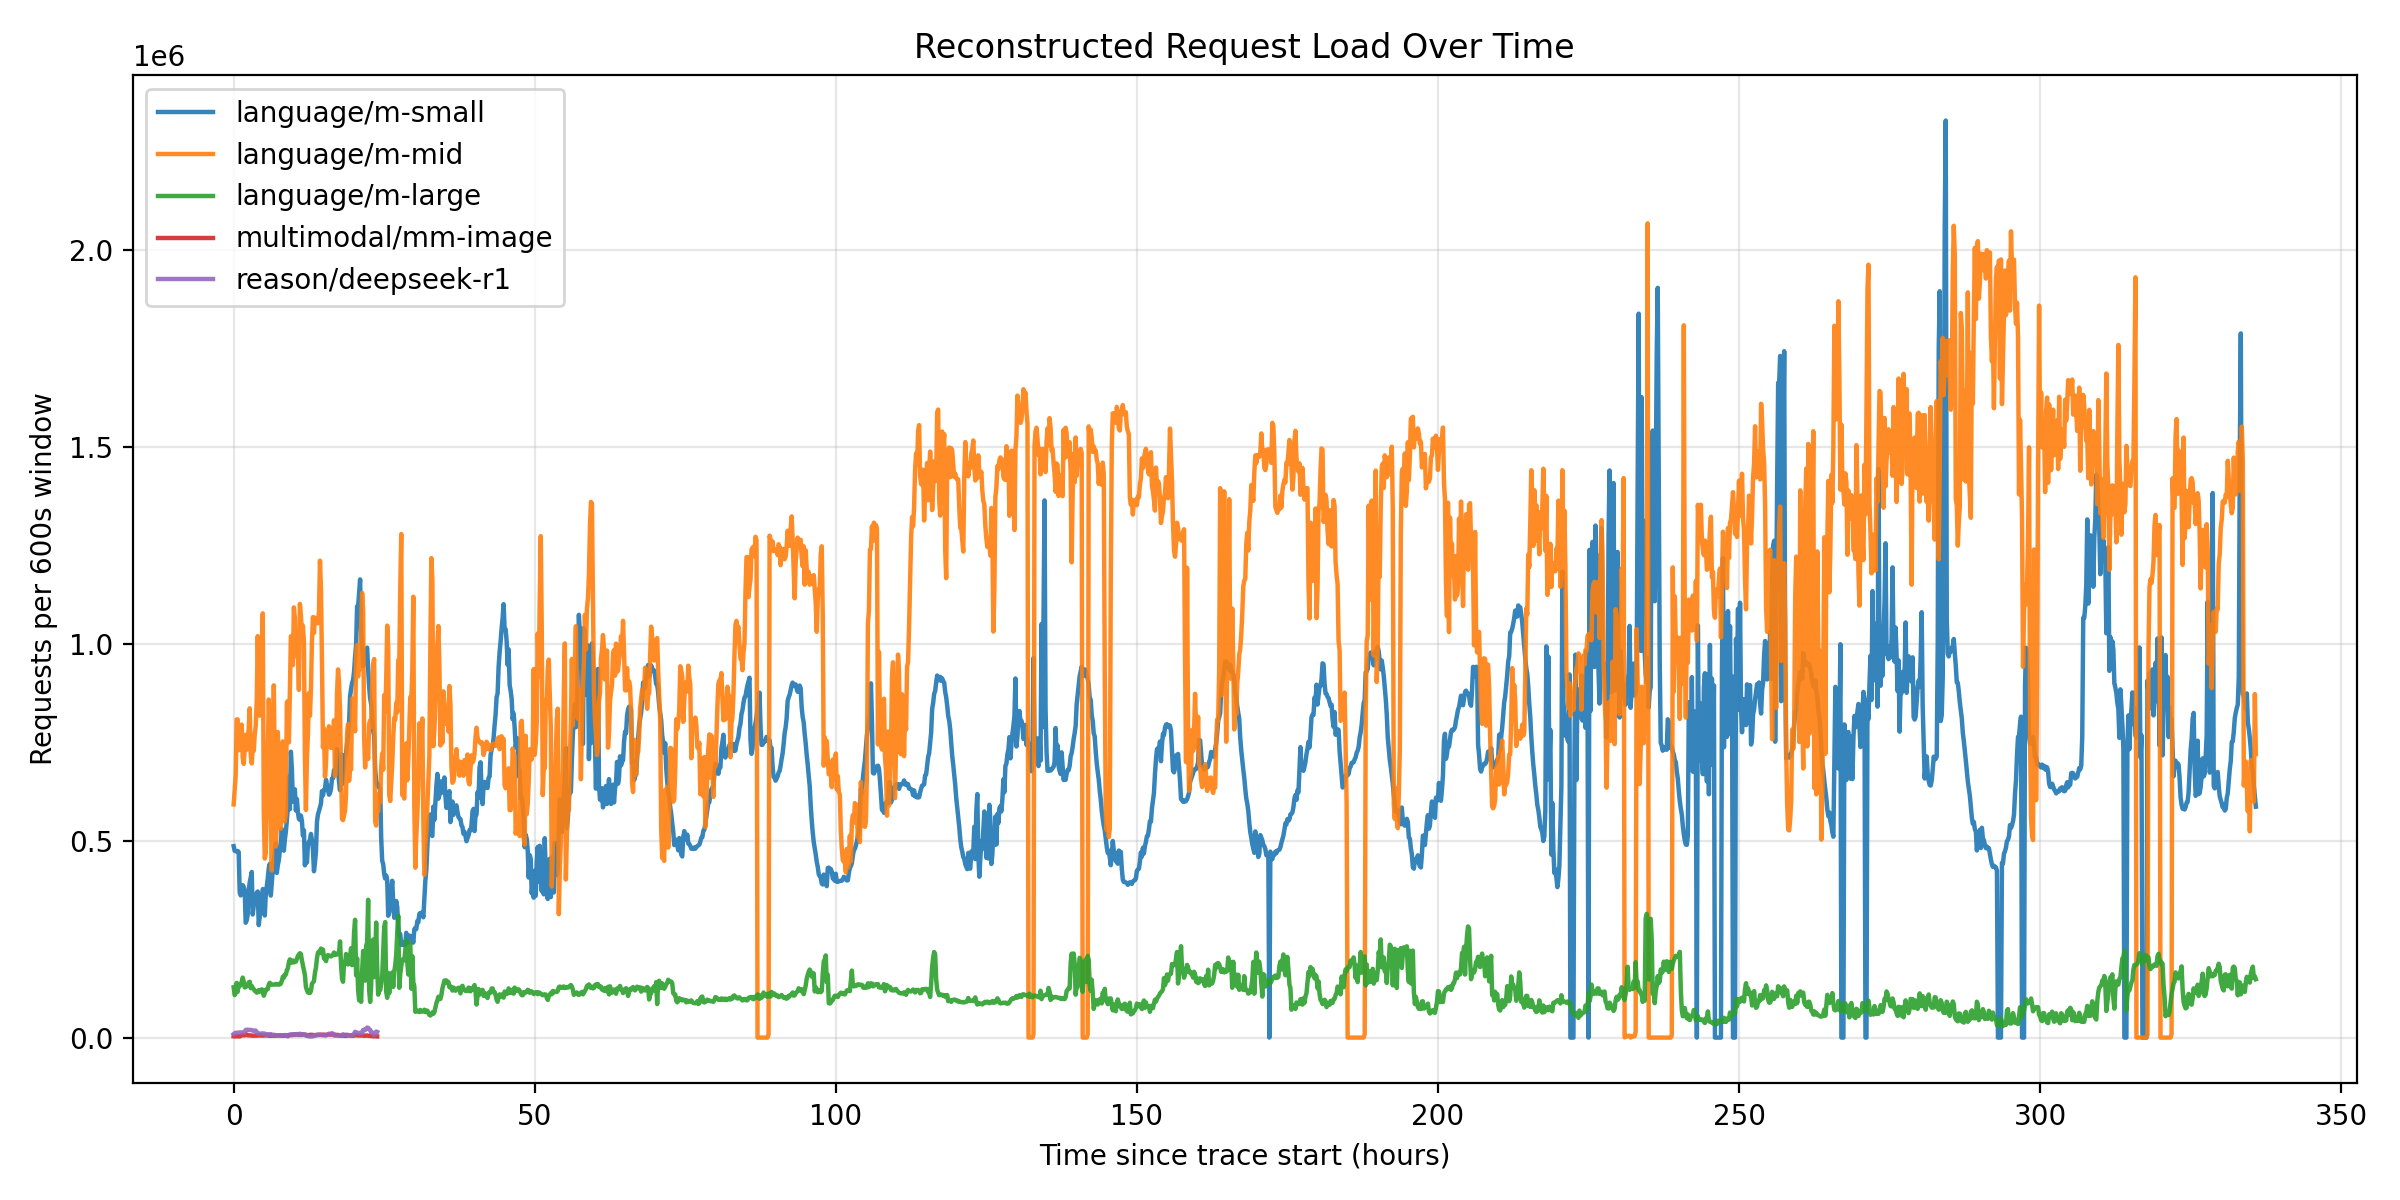

Source code (Python):
#!/usr/bin/env python3
"""
Estimate and plot request counts over time for all shipped ServeGen workloads.

This script is intentionally different from generate_workload(): it does not
resample arrivals or request fields. The closest recoverable signal in the
released data is each client's per-window request rate, so we reconstruct the
per-window request volume as:

    estimated_requests = sum(client_rate_requests_per_second) * window_seconds

The released data is already aggregated into trace windows, so this is a
statistical reconstruction rather than an exact replay of raw production
requests.
"""

from __future__ import annotations

import argparse
from dataclasses import dataclass
import csv
from pathlib import Path
from typing import Dict, Iterable, List, Optional, Tuple

import matplotlib.pyplot as plt
import numpy as np


DATA_ROOT = Path(__file__).resolve().parents[1] / "data"
OUTPUT_FIGURE = Path(__file__).with_name("reqrate_over_time.png")
OUTPUT_CSV = Path(__file__).with_name("reqrate_over_time.csv")
DEFAULT_WINDOW_SIZE_SECONDS = 600
DEFAULT_DURATION_SECONDS: Optional[int] = None
DEFAULT_TOP_SHARE_THRESHOLD_PERCENT = 90.0


@dataclass(frozen=True)
class WorkloadSpec:
    label: str
    relative_dir: Path


WORKLOADS: List[WorkloadSpec] = [
    WorkloadSpec("language/m-small", Path("language/m-small")),
    WorkloadSpec("language/m-mid", Path("language/m-mid")),
    WorkloadSpec("language/m-large", Path("language/m-large")),
    WorkloadSpec("multimodal/mm-image", Path("multimodal/mm-image")),
    WorkloadSpec("reason/deepseek-r1", Path("reason/deepseek-r1")),
]


def iter_trace_rows(workload_dir: Path) -> Iterable[Tuple[int, float]]:
    """Yield timestamp and request rate from all trace files in one workload."""
    trace_files = sorted(workload_dir.glob("chunk-*-trace.csv"))
    if not trace_files:
        raise ValueError(f"No trace files found under {workload_dir}")

    for trace_file in trace_files:
        with trace_file.open(newline="") as csvfile:
            for row in csv.reader(csvfile):
                if not row:
                    continue
                timestamp = int(row[0])
                rate = float(row[1])
                yield timestamp, rate


def infer_window_seconds(timestamps: Iterable[int]) -> int:
    """Infer the smallest native trace interval."""
    sorted_timestamps = sorted(set(timestamps))
    intervals = [
        right - left
        for left, right in zip(sorted_timestamps, sorted_timestamps[1:])
        if right > left
    ]
    if not intervals:
        raise ValueError("Need at least two timestamps to infer the window size")
    return min(intervals)


def reconstruct_native_request_counts(workload_dir: Path) -> Tuple[int, Dict[int, float]]:
    """Aggregate client rates and convert them to per-window request counts."""
    total_rate_by_timestamp: Dict[int, float] = {}
    timestamps: List[int] = []

    for timestamp, rate in iter_trace_rows(workload_dir):
        timestamps.append(timestamp)
        total_rate_by_timestamp[timestamp] = (
            total_rate_by_timestamp.get(timestamp, 0.0) + rate
        )

    window_seconds = infer_window_seconds(timestamps)
    request_count_by_timestamp = {
        timestamp: total_rate * window_seconds
        for timestamp, total_rate in sorted(total_rate_by_timestamp.items())
    }
    return window_seconds, request_count_by_timestamp


def rebin_request_counts(
    native_counts: Dict[int, float],
    native_window_seconds: int,
    target_window_seconds: int,
    duration_seconds: Optional[int],
) -> Dict[int, float]:
    """Project native windows into user-selected windows by interval overlap."""
    if target_window_seconds <= 0:
        raise ValueError(f"window size must be positive, got {target_window_seconds}s")
    if duration_seconds is not None and duration_seconds <= 0:
        raise ValueError(f"duration must be positive, got {duration_seconds}s")

    rebinned_counts: Dict[int, float] = {}
    for timestamp, request_count in native_counts.items():
        native_start = timestamp
        native_end = timestamp + native_window_seconds
        if duration_seconds is not None:
            native_end = min(native_end, duration_seconds)
        if native_end <= native_start:
            continue

        request_rate = request_count / native_window_seconds
        bucket_start = (native_start // target_window_seconds) * target_window_seconds
        while bucket_start < native_end:
            bucket_end = bucket_start + target_window_seconds
            overlap_start = max(native_start, bucket_start)
            overlap_end = min(native_end, bucket_end)
            if overlap_end > overlap_start:
                rebinned_counts[bucket_start] = (
                    rebinned_counts.get(bucket_start, 0.0)
                    + request_rate * (overlap_end - overlap_start)
                )
            bucket_start += target_window_seconds

    return dict(sorted(rebinned_counts.items()))


def save_counts_csv(
    counts_by_workload: Dict[str, Dict[int, float]],
    output_file: Path,
) -> None:
    """Save the reconstructed time series for inspection."""
    all_timestamps = sorted(
        {
            timestamp
            for counts in counts_by_workload.values()
            for timestamp in counts.keys()
        }
    )
    labels = list(counts_by_workload.keys())

    with output_file.open("w", newline="") as csvfile:
        writer = csv.writer(csvfile)
        writer.writerow(["timestamp", *labels])
        for timestamp in all_timestamps:
            writer.writerow(
                [
                    timestamp,
                    *[
                        counts_by_workload[label].get(timestamp, "")
                        for label in labels
                    ],
                ]
            )


def plot_counts(
    counts_by_workload: Dict[str, Dict[int, float]],
    window_seconds: int,
    output_file: Path,
) -> None:
    """Plot all workloads in one figure."""
    plt.figure(figsize=(12, 6))

    for label, counts in counts_by_workload.items():
        timestamps = np.array(sorted(counts.keys()), dtype=float)
        request_counts = np.array([counts[int(ts)] for ts in timestamps], dtype=float)
        hours = timestamps / 3600.0
        plt.plot(hours, request_counts, linewidth=1.6, alpha=0.9, label=label)

    plt.xlabel("Time since trace start (hours)")
    plt.ylabel(f"Requests per {window_seconds}s window")
    plt.title("Reconstructed Request Load Over Time")
    plt.grid(True, alpha=0.3)
    plt.legend()
    plt.tight_layout()
    plt.savefig(output_file, dpi=200)
    plt.close()


def compute_top_k_share_stats(
    counts_by_workload: Dict[str, Dict[int, float]],
    top_k: int,
    share_threshold_percent: float,
) -> Tuple[int, int, float]:
    """Count windows where the top-k workloads exceed a request-share threshold."""
    if top_k <= 0:
        raise ValueError(f"top_k must be positive, got {top_k}")
    if not 0 <= share_threshold_percent <= 100:
        raise ValueError(
            "share threshold must be in [0, 100], "
            f"got {share_threshold_percent}"
        )

    all_timestamps = sorted(
        {
            timestamp
            for counts in counts_by_workload.values()
            for timestamp in counts.keys()
        }
    )
    labels = list(counts_by_workload.keys())
    matched_windows = 0
    active_windows = 0

    for timestamp in all_timestamps:
        values = [
            counts_by_workload[label].get(timestamp, 0.0)
            for label in labels
        ]
        total_requests = sum(values)
        if total_requests <= 0:
            continue

        active_windows += 1
        top_k_requests = sum(sorted(values, reverse=True)[:top_k])
        top_k_share_percent = top_k_requests / total_requests * 100.0
        if top_k_share_percent >= share_threshold_percent:
            matched_windows += 1

    matched_percent = (
        matched_windows / active_windows * 100.0
        if active_windows
        else 0.0
    )
    return matched_windows, active_windows, matched_percent


def parse_args() -> argparse.Namespace:
    parser = argparse.ArgumentParser(
        description=(
            "Reconstruct request counts from ServeGen's aggregated trace rates "
            "and plot all five shipped workloads."
        )
    )
    parser.add_argument(
        "--window-size",
        type=int,
        default=DEFAULT_WINDOW_SIZE_SECONDS,
        help=(
            "Aggregation window in seconds. Values smaller than the native "
            "600s trace window are estimated by assuming a uniform rate within "
            "each native window. Default: 600."
        ),
    )
    parser.add_argument(
        "--duration",
        type=int,
        default=DEFAULT_DURATION_SECONDS,
        help=(
            "Total duration in seconds from trace start. Default: use the full "
            "available duration for each workload."
        ),
    )
    parser.add_argument(
        "--top-share-threshold",
        type=float,
        default=DEFAULT_TOP_SHARE_THRESHOLD_PERCENT,
        help=(
            "Y percent threshold for reporting how often the top-2 access "
            "patterns contribute at least Y percent of requests. Default: 80."
        ),
    )
    return parser.parse_args()


def main() -> None:
    args = parse_args()
    native_counts_by_workload: Dict[str, Dict[int, float]] = {}
    counts_by_workload: Dict[str, Dict[int, float]] = {}
    inferred_windows: Dict[str, int] = {}

    for spec in WORKLOADS:
        workload_dir = DATA_ROOT / spec.relative_dir
        window_seconds, native_counts = reconstruct_native_request_counts(workload_dir)
        inferred_windows[spec.label] = window_seconds
        native_counts_by_workload[spec.label] = native_counts

    unique_windows = set(inferred_windows.values())
    if len(unique_windows) != 1:
        raise ValueError(f"Workloads use different window sizes: {inferred_windows}")
    native_window_seconds = unique_windows.pop()

    for spec in WORKLOADS:
        counts_by_workload[spec.label] = rebin_request_counts(
            native_counts_by_workload[spec.label],
            native_window_seconds,
            args.window_size,
            args.duration,
        )

    save_counts_csv(counts_by_workload, OUTPUT_CSV)
    plot_counts(counts_by_workload, args.window_size, OUTPUT_FIGURE)

    print("Reconstructed request counts from original trace rates.")
    print(
        "This is the closest recovery possible from the released aggregated data; "
        "it is not an exact raw-request replay."
    )
    print(f"Native time window: {native_window_seconds}s")
    print(f"Output window size: {args.window_size}s")
    print(
        "Duration: "
        + (f"{args.duration}s" if args.duration is not None else "full available range")
    )
    for label, counts in counts_by_workload.items():
        timestamps = sorted(counts.keys())
        if not timestamps:
            print(f"{label}: 0 windows")
            continue
        print(
            f"{label}: {len(timestamps)} windows, "
            f"time={timestamps[0]}-{timestamps[-1]}s, "
            f"total_requests≈{sum(counts.values()):.0f}"
        )

    matched_windows, active_windows, matched_percent = compute_top_k_share_stats(
        counts_by_workload,
        top_k=2,
        share_threshold_percent=args.top_share_threshold,
    )
    print(
        f"Top-2 access patterns contribute >= {args.top_share_threshold:.2f}% "
        f"of requests in {matched_windows}/{active_windows} active windows "
        f"({matched_percent:.2f}%)."
    )
    print(f"Saved plot to {OUTPUT_FIGURE}")
    print(f"Saved reconstructed counts to {OUTPUT_CSV}")


if __name__ == "__main__":
    main()
